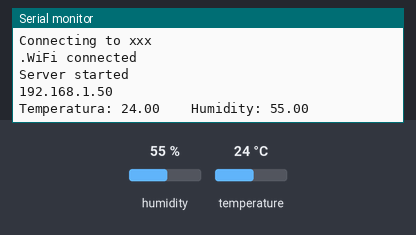
Bench run of a sketch on a simulated ESP32. Shown: the last lines printed to the serial monitor. The inputs (shaded band) are chosen by the test bench; at power-on: humidity 55 %, temperature 24 °C. WiFi joins after 1.5 s; servers stay silent unless stated.

Above: at 2.7 s.
2.8 s: humidity set to 22 %
At 4.3 s:
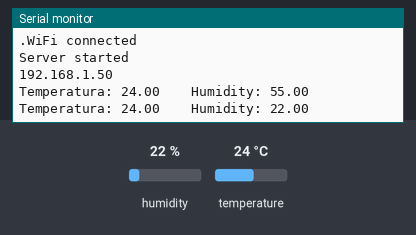
5.5 s: temperature set to 12 °C
At 6.1 s:
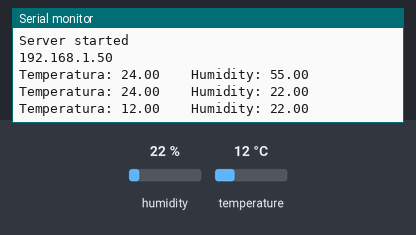
8.2 s: humidity set to 40 %
At 10.7 s:
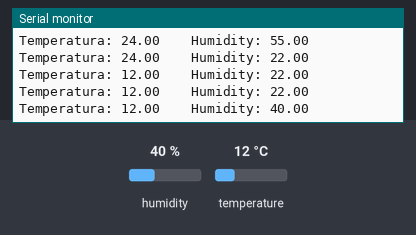
Timing chart, 0 to 12.2 s (numbered marks = the images above; inputs shaded):
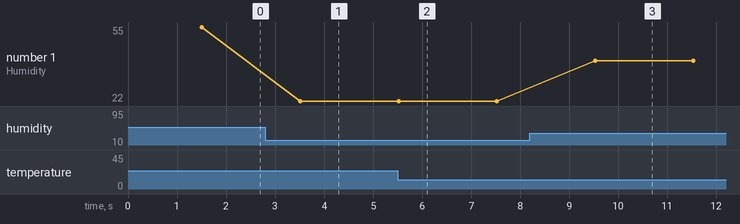

The sketch:

ESP32_wifi_temperature.ino
```cpp
#include <WiFi.h> // Inclui a biblioteca WiFi para habilitar funções de Wi-Fi.
#include <DHT.h> // Inclui a biblioteca DHT para a leitura de sensores de temperatura e umidade.

// Variáveis para configuração de IP estático
IPAddress ip(192, 168, 15, 99);   // Endereço IP estático para o ESP32.
IPAddress gateway(192, 168, 15, 1);   // Gateway padrão (geralmente o roteador).
IPAddress subnet(255, 255, 255, 0);  // Máscara de sub-rede.

const char* ssid = "xxx"; // Nome da rede Wi-Fi.
const char* password = "xxx"; // Senha da rede Wi-Fi.

// Configurações do sensor DHT
#define DHTPIN 25 // Pino ao qual o sensor DHT está conectado.
#define DHTTYPE DHT22 // Tipo de sensor DHT (DHT22 neste caso).
DHT dht(DHTPIN, DHTTYPE); // Cria uma instância do sensor DHT.

// Cria uma instância do servidor na porta 80.
WiFiServer server(80);

void setup() {
  Serial.begin(115200); // Inicia a comunicação serial com uma taxa de 115200 bps.
  WiFi.mode(WIFI_STA); // Configura o módulo como cliente Wi-Fi (Station).
  WiFi.begin(ssid, password); // Inicia a conexão com a rede Wi-Fi.
  // Configura o endereço IP estático antes de iniciar a conexão Wi-Fi
  WiFi.config(ip, gateway, subnet);
  delay(1000);

  // Inicia a conexão Wi-Fi
  Serial.println();
  Serial.print(F("Connecting to "));
  Serial.println(ssid);


  // Aguarda até que a conexão seja estabelecida
  while (WiFi.status() != WL_CONNECTED) {
    delay(500);
    Serial.print(F("."));
  }

  Serial.println(F("WiFi connected"));
  server.begin(); // Inicia o servidor.
  Serial.println(F("Server started"));
  Serial.println(WiFi.localIP()); // Exibe o endereço IP do ESP32.

  // Inicializa o sensor DHT
  dht.begin();
}

void loop() {
  // Leitura dos dados do sensor DHT
  float temperature = dht.readTemperature(); // Lê a temperatura.
  float humidity = dht.readHumidity(); // Lê a umidade.

  // Verifica se a leitura foi bem-sucedida
  if (isnan(temperature) || isnan(humidity)) {
    Serial.println(F("Failed to read from DHT sensor!"));
    return;
  }

  Serial.print("Temperatura: ");
  Serial.print(temperature);
  Serial.print("    Humidity: ");
  Serial.println(humidity);

  // Código do servidor Wi-Fi
  WiFiClient client = server.available(); // Aguarda por clientes.
  if (client) {
    Serial.println("New client");
    client.setTimeout(5000); // Define um timeout para a conexão.
    String req = client.readStringUntil('\r'); // Lê a requisição do cliente até o caractere '\r'.
    Serial.println("Request: ");
    Serial.println(req);

    // Envia a temperatura e umidade como resposta
    client.print("HTTP/1.1 200 OK\r\nContent-Type: text/plain\r\n\r\n");
    client.print(temperature);
    client.print(",");
    client.print(humidity);
    client.stop(); // Encerra a conexão com o cliente.
    Serial.println("Disconnecting from client");
  }

  delay(2000); // Espera por 2 segundos antes de repetir o loop.
}
```

Measured:
- after the input at 2.8 s, the serial monitor: prints a new line after 0.71 s (image 1)
- after the input at 5.5 s, the serial monitor: prints a new line at once (image 2)
- after the input at 8.2 s, the serial monitor: prints a new line after 1.3 s (image 3)
- plotted number 1: 55 → 22 after the input at 2.8 s, 22 → 40 after the input at 8.2 s
